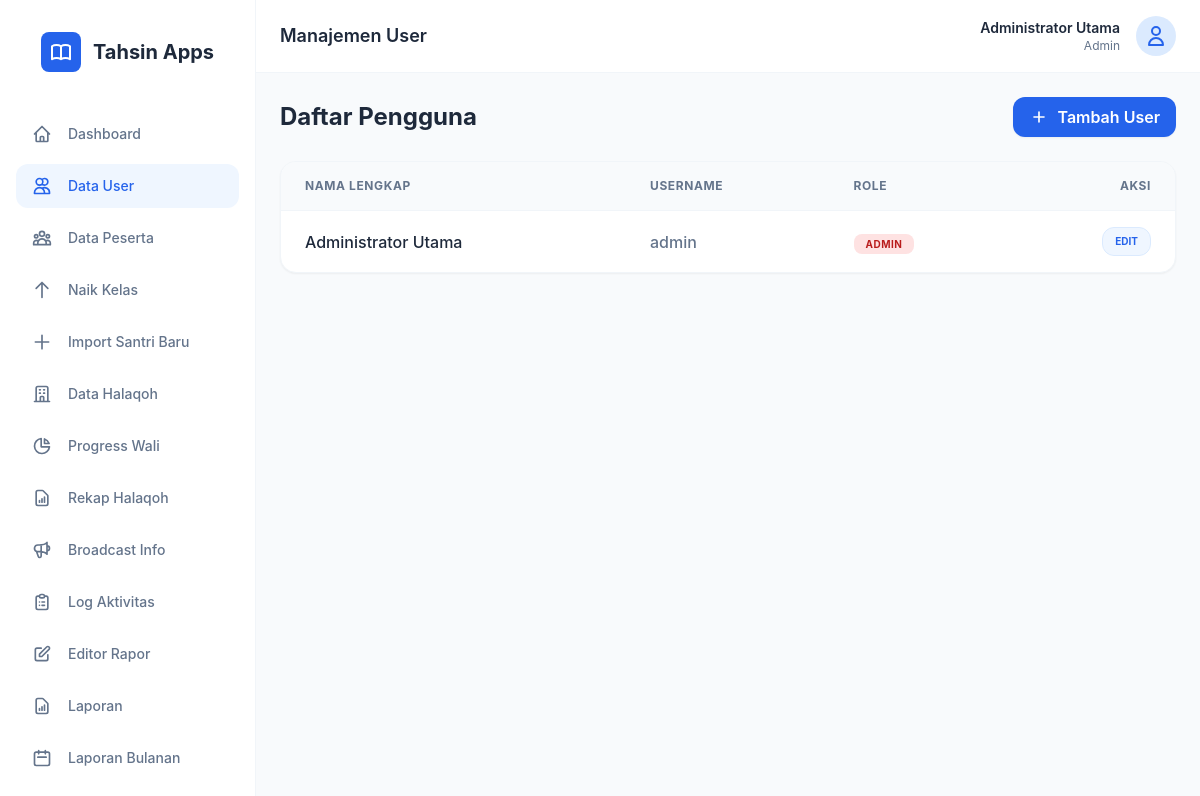
/users.php (signed in), run on the app's committed database.
### tables this page shows
CREATE TABLE users (
    id INT AUTO_INCREMENT PRIMARY KEY,
    username VARCHAR(50) NOT NULL UNIQUE,
    password VARCHAR(255) NOT NULL,
    nama_lengkap VARCHAR(100) NOT NULL,
    role ENUM('admin', 'pj_tahfidz', 'kepsek', 'ustadz') NOT NULL,
    no_hp VARCHAR(20),
    created_at TIMESTAMP DEFAULT CURRENT_TIMESTAMP
);

### users.php (the view, shortened to what this page needs)
<?php
$pageTitle = 'Manajemen User';
require_once 'includes/header.php';
require_once 'includes/sidebar.php';
require_once 'config/database.php';
$users = $pdo->query("SELECT * FROM users ORDER BY role, nama_lengkap")->fetchAll();
?>
<div x-data="{
    showModal: false,
    editMode: false,
    userData: { id: '', username: '', nama_lengkap: '', role: 'ustadz', no_hp: '', password: '' },
    openAdd() {
        this.editMode = false;
        this.userData = { id: '', username: '', nama_lengkap: '', role: 'ustadz', no_hp: '', password: '' };
        this.showModal = true;
    },
    openEdit(user) {
        this.editMode = true;
        this.userData = { ...user, password: '' };
        this.showModal = true;
    }
}">
    <div class="flex justify-between items-center mb-6">
        <h2 class="text-2xl font-bold text-slate-800">Daftar Pengguna</h2>
        <button @click="openAdd()"
            class="bg-blue-600 text-white px-4 py-2 rounded-xl flex items-center hover:bg-blue-700 transition shadow-sm font-semibold">
            <svg class="w-5 h-5 mr-2" fill="none" stroke="currentColor" viewBox="0 0 24 24">
                <path stroke-linecap="round" stroke-linejoin="round" stroke-width="2" d="M12 6v6m0 0v6m0-6h6m-6 0H6">
                </path>
            </svg>
            Tambah User
        </button>
    </div>
    <div class="bg-white rounded-2xl shadow-sm border border-slate-100 overflow-hidden">
        <table class="w-full text-left">
            <thead
                class="bg-slate-50 border-b border-slate-100 text-slate-500 uppercase text-xs font-bold tracking-wider">
                <tr>
                    <th class="px-6 py-4">Nama Lengkap</th>
                    <th class="px-6 py-4">Username</th>
                    <th class="px-6 py-4">Role</th>
                    <th class="px-6 py-4 text-right">Aksi</th>
                </tr>
            </thead>
            <tbody class="divide-y divide-slate-100">
                <?php foreach ($users as $user): ?>
                    <tr class="hover:bg-slate-50 transition font-medium">
                        <td class="px-6 py-4 text-slate-800 align-middle">
                            <?php echo htmlspecialchars($user['nama_lengkap']); ?>
                        </td>
                        <td class="px-6 py-4 text-slate-500 align-middle">
                            <?php echo htmlspecialchars($user['username']); ?>
                        </td>
                        <td class="px-6 py-4 align-middle">
                            <span class="px-3 py-1 rounded-lg text-[10px] font-bold tracking-wider
                                <?php
                                echo match ($user['role']) {
                                    'admin' => 'bg-red-100 text-red-700',
                                    'pj_tahfidz' => 'bg-purple-100 text-purple-700',
                                    'kepsek' => 'bg-amber-100 text-amber-700',
                                    'ustadz' => 'bg-blue-100 text-blue-700',
                                };
                                ?>">
                                <?php echo strtoupper($user['role']); ?>
                            </span>
                        </td>
                        <td class="px-6 py-4 text-right align-middle">
                            <div class="flex justify-end items-center gap-2">
                                <button @click="openEdit(<?php echo htmlspecialchars(json_encode($user)); ?>)"
                                    class="text-blue-600 hover:bg-blue-600 hover:text-white font-bold text-[10px] uppercase transition bg-blue-50 px-3 py-1.5 rounded-xl border border-blue-100">
                                    Edit
                                </button>
                            </div>
                        </td>
                    </tr>
                <?php endforeach; ?>
            </tbody>
        </table>
    </div>
</div>
<?php require_once 'includes/footer.php'; ?>

### includes/header.php (shortened to what this page needs)
<?php
$assetBase = strpos($_SERVER['REQUEST_URI'], '/ustadz/') !== false ? '../' : '';
?>
<!DOCTYPE html>
<html lang="id" x-data="{ sidebarOpen: false, aboutOpen: false, canInstall: false }"
    @pwa-install-available.window="canInstall = true" @pwa-installed.window="canInstall = false">
<head>
    <link rel="stylesheet" href="<?php echo $assetBase; ?>assets/css/app.css">
</head>
<body class="bg-slate-50 text-slate-800">
    <div class="flex h-screen overflow-hidden">

### includes/sidebar.php (shortened to what this page needs)
<?php
$menus = [];
$current_page = basename($_SERVER['PHP_SELF']);
?>
<div :class="sidebarOpen ? 'translate-x-0 ease-out' : '-translate-x-full ease-in'"
    class="fixed inset-y-0 left-0 z-30 w-64 overflow-y-auto transition duration-300 transform bg-white lg:translate-x-0 lg:static lg:inset-0 border-r border-slate-100">
    <div class="flex items-center justify-center mt-8">
        <div class="flex items-center">
            <div class="bg-blue-600 p-2 rounded-lg text-white">
            </div>
            <span class="ml-3 text-xl font-bold text-slate-800">Tahsin Apps</span>
        </div>
    </div>
    <nav class="mt-10 px-4">
        <?php foreach ($menus as $menu): ?>
            <a class="flex items-center px-4 py-3 mt-2 text-sm font-medium transition-all duration-200 rounded-xl <?php echo $current_page == $menu['url'] ? 'bg-blue-50 text-blue-600' : 'text-slate-500 hover:bg-slate-50 hover:text-slate-700'; ?>"
                href="<?php echo $menu['final_url']; ?>">
                <svg class="w-5 h-5" fill="none" stroke="currentColor" viewBox="0 0 24 24">
                    <path stroke-linecap="round" stroke-linejoin="round" stroke-width="2" d="<?php echo $menu['icon']; ?>">
                    </path>
                </svg>
                <span class="mx-4">
                    <?php echo $menu['label']; ?>
                </span>
            </a>
        <?php endforeach; ?>
    </nav>
</div>
<div class="flex flex-col flex-1 overflow-hidden">
    <header class="flex items-center justify-between px-6 py-4 bg-white border-b border-slate-100">
        <div class="flex items-center">
            <h2 class="text-lg font-semibold text-slate-800 ml-4 lg:ml-0">
                <?php echo $pageTitle ?? 'Dashboard'; ?>
            </h2>
        </div>
        <div class="flex items-center">
            <div class="text-right mr-4 hidden sm:block">
                <p class="text-sm font-semibold text-slate-800">
                    <?php echo $_SESSION['nama_lengkap']; ?>
                </p>
                <p class="text-xs text-slate-500 capitalize">
                    <?php echo $_SESSION['role']; ?>
                </p>
            </div>
            <div class="bg-blue-100 p-2 rounded-full text-blue-600">
                <svg class="w-6 h-6" fill="none" stroke="currentColor" viewBox="0 0 24 24">
                    <path stroke-linecap="round" stroke-linejoin="round" stroke-width="2"
                        d="M16 7a4 4 0 11-8 0 4 4 0 018 0zM12 14a7 7 0 00-7 7h14a7 7 0 00-7-7z"></path>
                </svg>
            </div>
        </div>
    </header>
    <main class="flex-1 overflow-x-hidden overflow-y-auto bg-slate-50 p-6">

### includes/footer.php (shortened to what this page needs)
</main>
</div>
</div>
</body>
</html>

### includes/header.php (style rules this page uses)
body { font-family: Inter, ui-sans-serif, system-ui, -apple-system, BlinkMacSystemFont, "Segoe UI", sans-serif; }

### data on the page
users: nama_lengkap "Administrator Utama", username "admin", role "ADMIN"

### other printed values
$menu['label'] "Dashboard"
$menu['label'] "Data User"
$menu['label'] "Data Peserta"
$menu['label'] "Naik Kelas"
$menu['label'] "Import Santri Baru"
$menu['label'] "Data Halaqoh"
$menu['label'] "Progress Wali"
$menu['label'] "Rekap Halaqoh"
$menu['label'] "Broadcast Info"
$menu['label'] "Log Aktivitas"
$menu['label'] "Editor Rapor"
$menu['label'] "Laporan"
$menu['label'] "Laporan Bulanan"
$pageTitle "Manajemen User"
$_SESSION['nama_lengkap'] "Administrator Utama"
